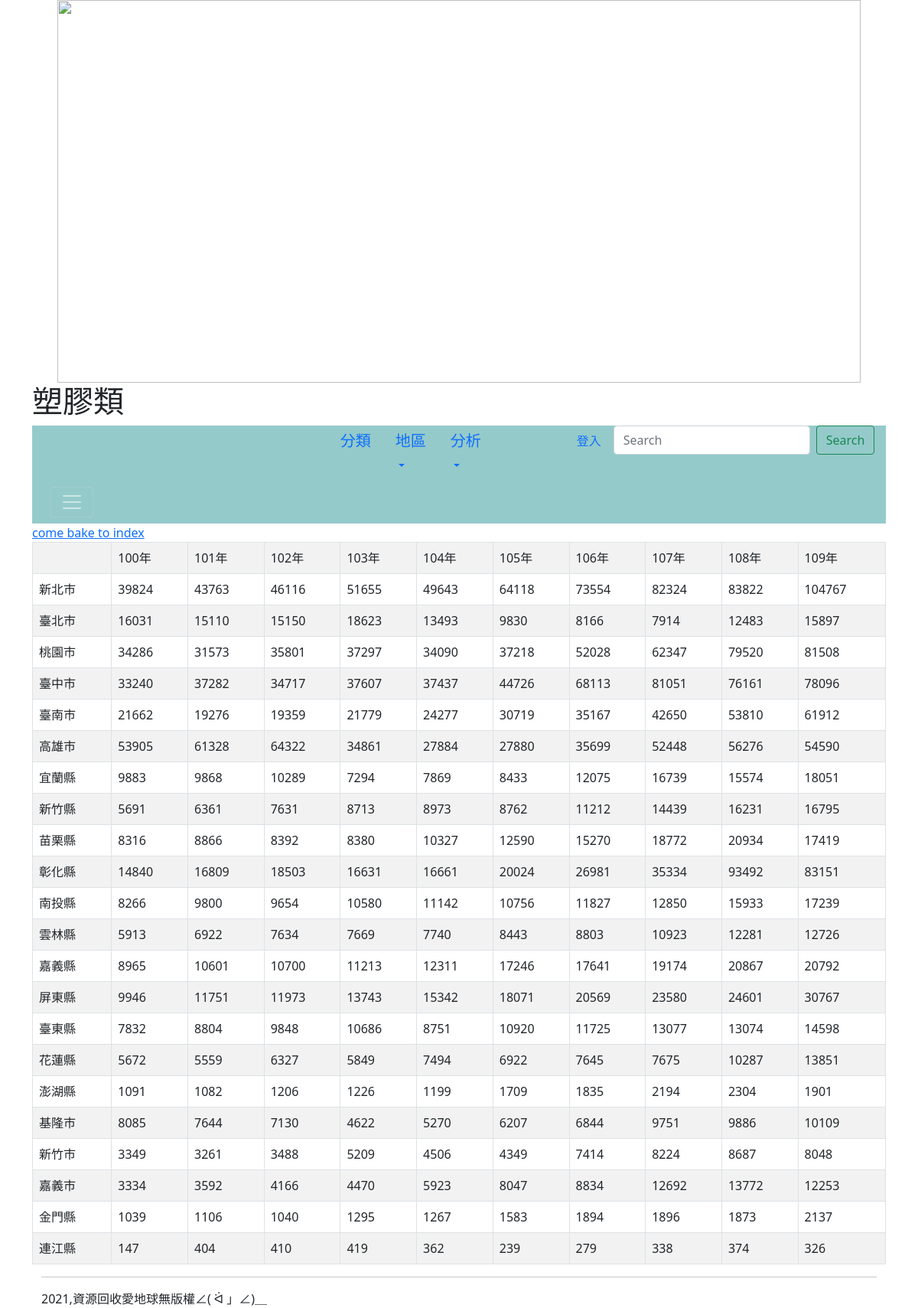
Screenshot of /plastic/ with the database file from the repository.
### mysite/models.py (models this page shows, shortened)
class Plastic(models.Model):
	地區 = models.CharField(max_length=200)
	民國100年 = models.PositiveIntegerField(default=0)
	民國101年 = models.PositiveIntegerField(default=0)
	民國102年 = models.PositiveIntegerField(default=0)
	民國103年 = models.PositiveIntegerField(default=0)
	民國104年 = models.PositiveIntegerField(default=0)
	民國105年 = models.PositiveIntegerField(default=0)
	民國106年 = models.PositiveIntegerField(default=0)
	民國107年 = models.PositiveIntegerField(default=0)
	民國108年 = models.PositiveIntegerField(default=0)
	民國109年 = models.PositiveIntegerField(default=0)

### mysite/views.py (the view)
# urls.py: path('plastic/',plastic),
def plastic(request):
	plastics=Plastic.objects.all()
	return render(request, "plastic.html", locals())

### templates/plastic.html (shortened to what this page needs)
{% extends "base.html" %}
{% block headmessage %} <h1>塑膠類</h1> {% endblock %}
{% block content %}
<a href="/">come bake to index</a><br>
<table class='table table-striped table-bordered'>
	<tr>
		<td>     </td>
		<td>100年</td>
		<td>101年</td>
		<td>102年</td>
		<td>103年</td>
		<td>104年</td>
		<td>105年</td>
		<td>106年</td>
		<td>107年</td>
		<td>108年</td>
		<td>109年</td>
	</tr>
	{% for plastic in plastics %}
	<tr>
		<td>{{ plastic.地區 }}</td>
		<td>{{ plastic.民國100年 }}</td>
		<td>{{ plastic.民國101年 }}</td>
		<td>{{ plastic.民國102年 }}</td>
		<td>{{ plastic.民國103年 }}</td>
		<td>{{ plastic.民國104年 }}</td>
		<td>{{ plastic.民國105年 }}</td>
		<td>{{ plastic.民國106年 }}</td>
		<td>{{ plastic.民國107年 }}</td>
		<td>{{ plastic.民國108年 }}</td>
		<td>{{ plastic.民國109年 }}</td>
	</tr>
	{% endfor %}
</table>
{% endblock %}

### rows the page displays
Plastic: 地區 "新北市", 民國100年 "39824", 民國101年 "43763", 民國102年 "46116", 民國103年 "51655", 民國104年 "49643", 民國105年 "64118", 民國106年 "73554", 民國107年 "82324", 民國108年 "83822", 民國109年 "104767"
Plastic: 地區 "臺北市", 民國100年 "16031", 民國101年 "15110", 民國102年 "15150", 民國103年 "18623", 民國104年 "13493", 民國105年 "9830", 民國106年 "8166", 民國107年 "7914", 民國108年 "12483", 民國109年 "15897"
Plastic: 地區 "桃園市", 民國100年 "34286", 民國101年 "31573", 民國102年 "35801", 民國103年 "37297", 民國104年 "34090", 民國105年 "37218", 民國106年 "52028", 民國107年 "62347", 民國108年 "79520", 民國109年 "81508"
Plastic: 地區 "臺中市", 民國100年 "33240", 民國101年 "37282", 民國102年 "34717", 民國103年 "37607", 民國104年 "37437", 民國105年 "44726", 民國106年 "68113", 民國107年 "81051", 民國108年 "76161", 民國109年 "78096"
Plastic: 地區 "臺南市", 民國100年 "21662", 民國101年 "19276", 民國102年 "19359", 民國103年 "21779", 民國104年 "24277", 民國105年 "30719", 民國106年 "35167", 民國107年 "42650", 民國108年 "53810", 民國109年 "61912"
Plastic: 地區 "高雄市", 民國100年 "53905", 民國101年 "61328", 民國102年 "64322", 民國103年 "34861", 民國104年 "27884", 民國105年 "27880", 民國106年 "35699", 民國107年 "52448", 民國108年 "56276", 民國109年 "54590"
Plastic: 地區 "宜蘭縣", 民國100年 "9883", 民國101年 "9868", 民國102年 "10289", 民國103年 "7294", 民國104年 "7869", 民國105年 "8433", 民國106年 "12075", 民國107年 "16739", 民國108年 "15574", 民國109年 "18051"
Plastic: 地區 "新竹縣", 民國100年 "5691", 民國101年 "6361", 民國102年 "7631", 民國103年 "8713", 民國104年 "8973", 民國105年 "8762", 民國106年 "11212", 民國107年 "14439", 民國108年 "16231", 民國109年 "16795"
Plastic: 地區 "苗栗縣", 民國100年 "8316", 民國101年 "8866", 民國102年 "8392", 民國103年 "8380", 民國104年 "10327", 民國105年 "12590", 民國106年 "15270", 民國107年 "18772", 民國108年 "20934", 民國109年 "17419"
Plastic: 地區 "彰化縣", 民國100年 "14840", 民國101年 "16809", 民國102年 "18503", 民國103年 "16631", 民國104年 "16661", 民國105年 "20024", 民國106年 "26981", 民國107年 "35334", 民國108年 "93492", 民國109年 "83151"
Plastic: 地區 "南投縣", 民國100年 "8266", 民國101年 "9800", 民國102年 "9654", 民國103年 "10580", 民國104年 "11142", 民國105年 "10756", 民國106年 "11827", 民國107年 "12850", 民國108年 "15933", 民國109年 "17239"
Plastic: 地區 "雲林縣", 民國100年 "5913", 民國101年 "6922", 民國102年 "7634", 民國103年 "7669", 民國104年 "7740", 民國105年 "8443", 民國106年 "8803", 民國107年 "10923", 民國108年 "12281", 民國109年 "12726"
Plastic: 地區 "嘉義縣", 民國100年 "8965", 民國101年 "10601", 民國102年 "10700", 民國103年 "11213", 民國104年 "12311", 民國105年 "17246", 民國106年 "17641", 民國107年 "19174", 民國108年 "20867", 民國109年 "20792"
Plastic: 地區 "屏東縣", 民國100年 "9946", 民國101年 "11751", 民國102年 "11973", 民國103年 "13743", 民國104年 "15342", 民國105年 "18071", 民國106年 "20569", 民國107年 "23580", 民國108年 "24601", 民國109年 "30767"
Plastic: 地區 "臺東縣", 民國100年 "7832", 民國101年 "8804", 民國102年 "9848", 民國103年 "10686", 民國104年 "8751", 民國105年 "10920", 民國106年 "11725", 民國107年 "13077", 民國108年 "13074", 民國109年 "14598"
Plastic: 地區 "花蓮縣", 民國100年 "5672", 民國101年 "5559", 民國102年 "6327", 民國103年 "5849", 民國104年 "7494", 民國105年 "6922", 民國106年 "7645", 民國107年 "7675", 民國108年 "10287", 民國109年 "13851"
Plastic: 地區 "澎湖縣", 民國100年 "1091", 民國101年 "1082", 民國102年 "1206", 民國103年 "1226", 民國104年 "1199", 民國105年 "1709", 民國106年 "1835", 民國107年 "2194", 民國108年 "2304", 民國109年 "1901"
Plastic: 地區 "基隆市", 民國100年 "8085", 民國101年 "7644", 民國102年 "7130", 民國103年 "4622", 民國104年 "5270", 民國105年 "6207", 民國106年 "6844", 民國107年 "9751", 民國108年 "9886", 民國109年 "10109"
Plastic: 地區 "新竹市", 民國100年 "3349", 民國101年 "3261", 民國102年 "3488", 民國103年 "5209", 民國104年 "4506", 民國105年 "4349", 民國106年 "7414", 民國107年 "8224", 民國108年 "8687", 民國109年 "8048"
Plastic: 地區 "嘉義市", 民國100年 "3334", 民國101年 "3592", 民國102年 "4166", 民國103年 "4470", 民國104年 "5923", 民國105年 "8047", 民國106年 "8834", 民國107年 "12692", 民國108年 "13772", 民國109年 "12253"
Plastic: 地區 "金門縣", 民國100年 "1039", 民國101年 "1106", 民國102年 "1040", 民國103年 "1295", 民國104年 "1267", 民國105年 "1583", 民國106年 "1894", 民國107年 "1896", 民國108年 "1873", 民國109年 "2137"
Plastic: 地區 "連江縣", 民國100年 "147", 民國101年 "404", 民國102年 "410", 民國103年 "419", 民國104年 "362", 民國105年 "239", 民國106年 "279", 民國107年 "338", 民國108年 "374", 民國109年 "326"
